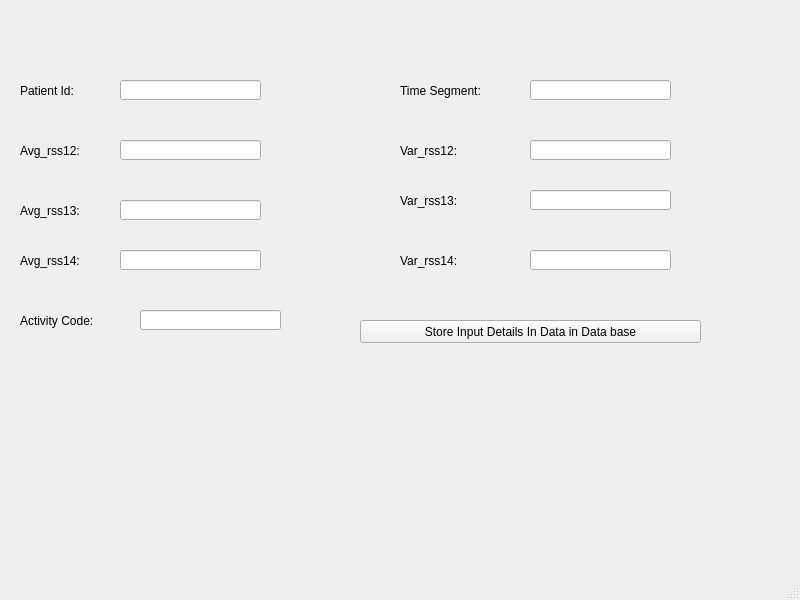
<?xml version="1.0" encoding="UTF-8"?>
<ui version="4.0">
 <class>MainWindow</class>
 <widget class="QMainWindow" name="MainWindow">
  <property name="geometry">
   <rect>
    <x>0</x>
    <y>0</y>
    <width>800</width>
    <height>600</height>
   </rect>
  </property>
  <property name="windowTitle">
   <string>MainWindow</string>
  </property>
  <widget class="QWidget" name="centralwidget">
   <widget class="QLabel" name="label_4">
    <property name="geometry">
     <rect>
      <x>20</x>
      <y>80</y>
      <width>121</width>
      <height>21</height>
     </rect>
    </property>
    <property name="styleSheet">
     <string notr="true">font: 14pt &quot;Bodoni MT&quot;;</string>
    </property>
    <property name="text">
     <string>Patient Id:</string>
    </property>
   </widget>
   <widget class="QLabel" name="label_5">
    <property name="geometry">
     <rect>
      <x>20</x>
      <y>140</y>
      <width>121</width>
      <height>21</height>
     </rect>
    </property>
    <property name="styleSheet">
     <string notr="true">font: 14pt &quot;Bodoni MT&quot;;</string>
    </property>
    <property name="text">
     <string>Avg_rss12:</string>
    </property>
   </widget>
   <widget class="QLabel" name="label_6">
    <property name="geometry">
     <rect>
      <x>20</x>
      <y>200</y>
      <width>121</width>
      <height>21</height>
     </rect>
    </property>
    <property name="styleSheet">
     <string notr="true">font: 14pt &quot;Bodoni MT&quot;;</string>
    </property>
    <property name="text">
     <string>Avg_rss13:</string>
    </property>
   </widget>
   <widget class="QLabel" name="label_7">
    <property name="geometry">
     <rect>
      <x>20</x>
      <y>250</y>
      <width>121</width>
      <height>21</height>
     </rect>
    </property>
    <property name="styleSheet">
     <string notr="true">font: 14pt &quot;Bodoni MT&quot;;</string>
    </property>
    <property name="text">
     <string>Avg_rss14:</string>
    </property>
   </widget>
   <widget class="QLabel" name="label_8">
    <property name="geometry">
     <rect>
      <x>20</x>
      <y>310</y>
      <width>121</width>
      <height>21</height>
     </rect>
    </property>
    <property name="styleSheet">
     <string notr="true">font: 14pt &quot;Bodoni MT&quot;;</string>
    </property>
    <property name="text">
     <string>Activity Code:</string>
    </property>
   </widget>
   <widget class="QLabel" name="label_9">
    <property name="geometry">
     <rect>
      <x>400</x>
      <y>80</y>
      <width>121</width>
      <height>21</height>
     </rect>
    </property>
    <property name="styleSheet">
     <string notr="true">font: 14pt &quot;Bodoni MT&quot;;</string>
    </property>
    <property name="text">
     <string>Time Segment:</string>
    </property>
   </widget>
   <widget class="QLabel" name="label_10">
    <property name="geometry">
     <rect>
      <x>400</x>
      <y>140</y>
      <width>121</width>
      <height>21</height>
     </rect>
    </property>
    <property name="styleSheet">
     <string notr="true">font: 14pt &quot;Bodoni MT&quot;;</string>
    </property>
    <property name="text">
     <string>Var_rss12:</string>
    </property>
   </widget>
   <widget class="QLabel" name="label_11">
    <property name="geometry">
     <rect>
      <x>400</x>
      <y>190</y>
      <width>121</width>
      <height>21</height>
     </rect>
    </property>
    <property name="styleSheet">
     <string notr="true">font: 14pt &quot;Bodoni MT&quot;;</string>
    </property>
    <property name="text">
     <string>Var_rss13:</string>
    </property>
   </widget>
   <widget class="QLabel" name="label_12">
    <property name="geometry">
     <rect>
      <x>400</x>
      <y>250</y>
      <width>121</width>
      <height>21</height>
     </rect>
    </property>
    <property name="styleSheet">
     <string notr="true">font: 14pt &quot;Bodoni MT&quot;;</string>
    </property>
    <property name="text">
     <string>Var_rss14:</string>
    </property>
   </widget>
   <widget class="QLineEdit" name="lineEdit">
    <property name="geometry">
     <rect>
      <x>120</x>
      <y>80</y>
      <width>141</width>
      <height>20</height>
     </rect>
    </property>
   </widget>
   <widget class="QLineEdit" name="lineEdit_2">
    <property name="geometry">
     <rect>
      <x>120</x>
      <y>140</y>
      <width>141</width>
      <height>20</height>
     </rect>
    </property>
   </widget>
   <widget class="QLineEdit" name="lineEdit_3">
    <property name="geometry">
     <rect>
      <x>120</x>
      <y>200</y>
      <width>141</width>
      <height>20</height>
     </rect>
    </property>
   </widget>
   <widget class="QLineEdit" name="lineEdit_4">
    <property name="geometry">
     <rect>
      <x>120</x>
      <y>250</y>
      <width>141</width>
      <height>20</height>
     </rect>
    </property>
   </widget>
   <widget class="QLineEdit" name="lineEdit_5">
    <property name="geometry">
     <rect>
      <x>530</x>
      <y>80</y>
      <width>141</width>
      <height>20</height>
     </rect>
    </property>
   </widget>
   <widget class="QLineEdit" name="lineEdit_6">
    <property name="geometry">
     <rect>
      <x>530</x>
      <y>140</y>
      <width>141</width>
      <height>20</height>
     </rect>
    </property>
   </widget>
   <widget class="QLineEdit" name="lineEdit_7">
    <property name="geometry">
     <rect>
      <x>530</x>
      <y>190</y>
      <width>141</width>
      <height>20</height>
     </rect>
    </property>
   </widget>
   <widget class="QLineEdit" name="lineEdit_8">
    <property name="geometry">
     <rect>
      <x>530</x>
      <y>250</y>
      <width>141</width>
      <height>20</height>
     </rect>
    </property>
   </widget>
   <widget class="QLineEdit" name="lineEdit_9">
    <property name="geometry">
     <rect>
      <x>140</x>
      <y>310</y>
      <width>141</width>
      <height>20</height>
     </rect>
    </property>
   </widget>
   <widget class="QPushButton" name="pushButton">
    <property name="geometry">
     <rect>
      <x>360</x>
      <y>320</y>
      <width>341</width>
      <height>23</height>
     </rect>
    </property>
    <property name="styleSheet">
     <string notr="true">font: 14pt &quot;Bodoni MT&quot;;</string>
    </property>
    <property name="text">
     <string>Store Input Details In Data in Data base</string>
    </property>
   </widget>
  </widget>
  <widget class="QMenuBar" name="menubar">
   <property name="geometry">
    <rect>
     <x>0</x>
     <y>0</y>
     <width>800</width>
     <height>21</height>
    </rect>
   </property>
  </widget>
  <widget class="QStatusBar" name="statusbar"/>
 </widget>
 <resources/>
 <connections/>
</ui>
